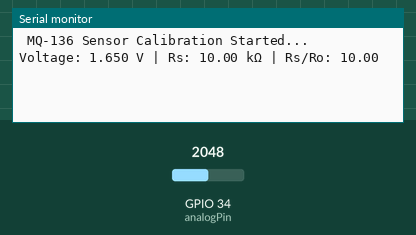
This sketch was run on a simulated ESP32. Parts: the last lines printed to the serial monitor. The inputs (shaded band) are chosen by the test bench; at power-on: GPIO 34 (analogPin) = 2048.

Above: at 2.2 s.
2.3 s: GPIO 34 (analogPin) set to 0
At 3.8 s:
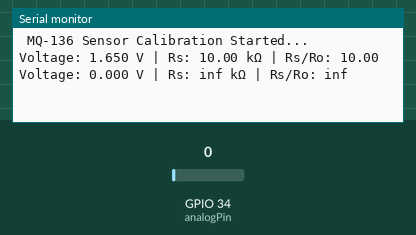
4.7 s: GPIO 34 (analogPin) set to 491
At 6.7 s:
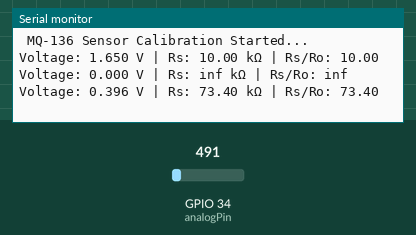

The sketch:

MQ136_AO_Calibration_Code.ino
```cpp
/*
  📏 Step-by-Step Calibration Process:

  Expose the MQ-136 sensor to known H₂S concentrations (e.g., 20 PPM, 50 PPM, 100 PPM).
  Record the sensor's output voltage (Vout) at each concentration.
  Calculate sensor resistance (Rs) using:
      Rs = ((Vc - Vout) / Vout) * RL
      - Vc = Supply Voltage (typically 3.3V or 5V)
      - Vout = Measured voltage from sensor
      - RL = Load resistor (e.g., 10kΩ)
  Compute Rs/Ro for each concentration (Ro is Rs in clean air).
  Plot Rs/Ro vs. PPM on a log-log scale.
  Derive a curve or equation for gas PPM estimation using the graph.
*/

const int analogPin = 34;     // MQ136 AO → ESP32 ADC input
const float R_LOAD = 10.0;    // Load resistor in kΩ (adjust based on your setup)
const int samples = 10;       // Number of samples to average

float Ro = 1.0;               // Initial Ro value (to be calibrated)

void setup() {
  Serial.begin(115200);
  Serial.println(" MQ-136 Sensor Calibration Started...");
  delay(1000);
}

void loop() {
  float totalVoltage = 0.0;

  // Take multiple readings for accuracy
  for (int i = 0; i < samples; i++) {
    int rawADC = analogRead(analogPin);
    float voltage = rawADC * (3.3 / 4095.0);  // Convert ADC to voltage (ESP32: 12-bit)
    totalVoltage += voltage;
    delay(10);
  }

  float Vout = totalVoltage / samples;           // Average sensor voltage
  float Rs = ((3.3 - Vout) / Vout) * R_LOAD;     // Calculate sensor resistance
  float ratio = Rs / Ro;                         // Calculate Rs/Ro ratio

  // Display results
  Serial.print("Voltage: ");
  Serial.print(Vout, 3);
  Serial.print(" V | Rs: ");
  Serial.print(Rs, 2);
  Serial.print(" kΩ | Rs/Ro: ");
  Serial.println(ratio, 2);

  delay(2000);  // Wait before next reading
}
```

Measured:
- after the input at 2.3 s, the serial monitor: prints a new line after 0.90 s (image 1)
- after the input at 4.7 s, the serial monitor: prints a new line after 0.60 s (image 2)
